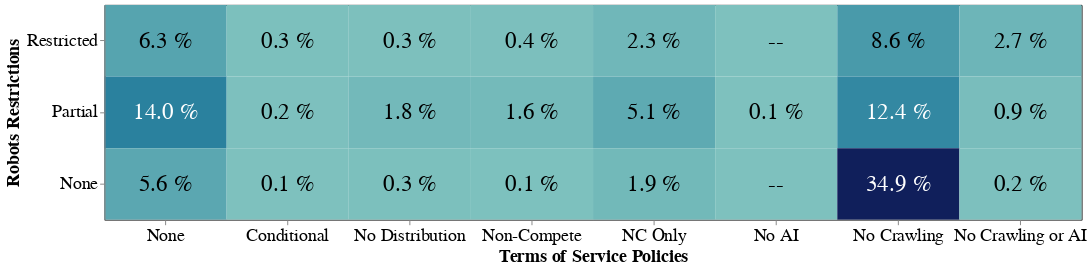

Notebook code for this chart:
### Code cell
prepare_tos_robots_confusion_matrix(
    tos_policies,
    tos_license_policies,
    tos_compete_policies,
    url_robots_summary,
    COMPANIES_TO_ANALYZE,
    url_token_lookup,
    corpora_choice="dolma",
    font_size=18,
    text_font_size=24,
    width=1000,
    height=220,
)

### Figure 1 — Vega-Lite specification as saved in the notebook (floating-point values rounded to 4 significant figures)
{"config": {"title": {"font": "Times New Roman"}, "axis": {"labelFont": "sans-serif", "titleFont": "sans-serif", "domain": true, "labelFontSize": 18, "titleFontSize": 18}, "header": {"labelFont": "Times New Roman", "titleFont": "Times New Roman"}, "legend": {"labelFont": "Times New Roman", "titleFont": "Times New Roman", "disable": true}, "text": {"font": "Times New Roman"}, "axisX": {"domain": true, "labelAngle": 0}, "axisY": {"domain": true}, "view": {"stroke": "black"}}, "layer": [{"mark": {"type": "rect", "invalid": null}, "encoding": {"color": {"condition": {"test": "isValid(datum['Percent Tokens'])", "field": "Percent Tokens", "scale": {"domain": [0.05, 34.94], "range": ["#7ec1be", "#101f5b"]}, "type": "quantitative"}, "value": "lightgray"}, "order": {"field": "order", "type": "quantitative"}, "x": {"field": "Terms of Service Policies", "sort": ["None", "Conditional", "No Distribution", "Non-Compete", "NC Only", "No AI", "No Crawling", "No Crawling or AI"], "title": "Terms of Service Policies", "type": "nominal"}, "y": {"field": "Robots Restrictions", "sort": ["Restricted", "Partial", "None"], "title": "Robots Restrictions", "type": "nominal"}}}, {"mark": {"type": "text", "align": "center", "baseline": "middle", "font": "sans-serif", "fontSize": 24}, "encoding": {"color": {"condition": {"test": "datum.text_color", "value": "white"}, "value": "black"}, "order": {"field": "order", "type": "quantitative"}, "text": {"field": "Formatted Percent Tokens", "type": "nominal"}, "x": {"field": "Terms of Service Policies", "sort": ["None", "Conditional", "No Distribution", "Non-Compete", "NC Only", "No AI", "No Crawling", "No Crawling or AI"], "title": "Terms of Service Policies", "type": "nominal"}, "y": {"field": "Robots Restrictions", "sort": ["Restricted", "Partial", "None"], "title": "Robots Restrictions", "type": "nominal"}}}], "data": {"name": "data-31b23d79bbec6a13f6d9644497fe8431"}, "height": 220, "width": 1000, "$schema": "https://vega.github.io/schema/vega-lite/v5.17.0.json", "datasets": {"data-31b23d79bbec6a13f6d9644497fe8431": [{"Robots Restrictions": "Restricted", "Terms of Service Policies": "None", "Count": 251.0, "Token Counts": 14220000000.0, "Percent": 8.4, "Percent Tokens": 6.33, "Formatted Percent": "8.4 %", "Formatted Percent Tokens": "6.3 %", "text_color": false}, {"Robots Restrictions": "Restricted", "Terms of Service Policies": "Conditional", "Count": 4.0, "Token Counts": 648600000.0, "Percent": 0.13, "Percent Tokens": 0.29, "Formatted Percent": "0.1 %", "Formatted Percent Tokens": "0.3 %", "text_color": false}, {"Robots Restrictions": "Restricted", "Terms of Service Policies": "No Distribution", "Count": 14.0, "Token Counts": 588500000.0, "Percent": 0.47, "Percent Tokens": 0.26, "Formatted Percent": "0.5 %", "Formatted Percent Tokens": "0.3 %", "text_color": false}, {"Robots Restrictions": "Restricted", "Terms of Service Policies": "Non-Compete", "Count": 27.0, "Token Counts": 874400000.0, "Percent": 0.9, "Percent Tokens": 0.39, "Formatted Percent": "0.9 %", "Formatted Percent Tokens": "0.4 %", "text_color": false}, {"Robots Restrictions": "Restricted", "Terms of Service Policies": "NC Only", "Count": 66.0, "Token Counts": 5079000000.0, "Percent": 2.21, "Percent Tokens": 2.26, "Formatted Percent": "2.2 %", "Formatted Percent Tokens": "2.3 %", "text_color": false}, {"Robots Restrictions": "Restricted", "Terms of Service Policies": "No AI", "Count": null, "Token Counts": null, "Percent": null, "Percent Tokens": null, "Formatted Percent": null, "Formatted Percent Tokens": "--", "text_color": false}, {"Robots Restrictions": "Restricted", "Terms of Service Policies": "No Crawling", "Count": 257.0, "Token Counts": 19290000000.0, "Percent": 8.6, "Percent Tokens": 8.58, "Formatted Percent": "8.6 %", "Formatted Percent Tokens": "8.6 %", "text_color": false}, {"Robots Restrictions": "Restricted", "Terms of Service Policies": "No Crawling or AI", "Count": 75.0, "Token Counts": 6093000000.0, "Percent": 2.51, "Percent Tokens": 2.71, "Formatted Percent": "2.5 %", "Formatted Percent Tokens": "2.7 %", "text_color": false}, {"Robots Restrictions": "Partial", "Terms of Service Policies": "None", "Count": 668.0, "Token Counts": 31430000000.0, "Percent": 22.36, "Percent Tokens": 13.98, "Formatted Percent": "22.4 %", "Formatted Percent Tokens": "14.0 %", "text_color": true}, {"Robots Restrictions": "Partial", "Terms of Service Policies": "Conditional", "Count": 9.0, "Token Counts": 373700000.0, "Percent": 0.3, "Percent Tokens": 0.17, "Formatted Percent": "0.3 %", "Formatted Percent Tokens": "0.2 %", "text_color": false}, {"Robots Restrictions": "Partial", "Terms of Service Policies": "No Distribution", "Count": 47.0, "Token Counts": 4046000000.0, "Percent": 1.57, "Percent Tokens": 1.8, "Formatted Percent": "1.6 %", "Formatted Percent Tokens": "1.8 %", "text_color": false}, {"Robots Restrictions": "Partial", "Terms of Service Policies": "Non-Compete", "Count": 37.0, "Token Counts": 3480000000.0, "Percent": 1.24, "Percent Tokens": 1.55, "Formatted Percent": "1.2 %", "Formatted Percent Tokens": "1.6 %", "text_color": false}, {"Robots Restrictions": "Partial", "Terms of Service Policies": "NC Only", "Count": 269.0, "Token Counts": 11560000000.0, "Percent": 9.01, "Percent Tokens": 5.14, "Formatted Percent": "9.0 %", "Formatted Percent Tokens": "5.1 %", "text_color": false}, {"Robots Restrictions": "Partial", "Terms of Service Policies": "No AI", "Count": 2.0, "Token Counts": 122700000.0, "Percent": 0.07, "Percent Tokens": 0.05, "Formatted Percent": "0.1 %", "Formatted Percent Tokens": "0.1 %", "text_color": false}, {"Robots Restrictions": "Partial", "Terms of Service Policies": "No Crawling", "Count": 430.0, "Token Counts": 27870000000.0, "Percent": 14.4, "Percent Tokens": 12.4, "Formatted Percent": "14.4 %", "Formatted Percent Tokens": "12.4 %", "text_color": true}, {"Robots Restrictions": "Partial", "Terms of Service Policies": "No Crawling or AI", "Count": 22.0, "Token Counts": 1927000000.0, "Percent": 0.74, "Percent Tokens": 0.86, "Formatted Percent": "0.7 %", "Formatted Percent Tokens": "0.9 %", "text_color": false}, {"Robots Restrictions": "None", "Terms of Service Policies": "None", "Count": 376.0, "Token Counts": 12650000000.0, "Percent": 12.59, "Percent Tokens": 5.63, "Formatted Percent": "12.6 %", "Formatted Percent Tokens": "5.6 %", "text_color": false}, {"Robots Restrictions": "None", "Terms of Service Policies": "Conditional", "Count": 5.0, "Token Counts": 213700000.0, "Percent": 0.17, "Percent Tokens": 0.1, "Formatted Percent": "0.2 %", "Formatted Percent Tokens": "0.1 %", "text_color": false}, {"Robots Restrictions": "None", "Terms of Service Policies": "No Distribution", "Count": 26.0, "Token Counts": 788700000.0, "Percent": 0.87, "Percent Tokens": 0.35, "Formatted Percent": "0.9 %", "Formatted Percent Tokens": "0.3 %", "text_color": false}, {"Robots Restrictions": "None", "Terms of Service Policies": "Non-Compete", "Count": 13.0, "Token Counts": 300200000.0, "Percent": 0.44, "Percent Tokens": 0.13, "Formatted Percent": "0.4 %", "Formatted Percent Tokens": "0.1 %", "text_color": false}, {"Robots Restrictions": "None", "Terms of Service Policies": "NC Only", "Count": 126.0, "Token Counts": 4292000000.0, "Percent": 4.22, "Percent Tokens": 1.91, "Formatted Percent": "4.2 %", "Formatted Percent Tokens": "1.9 %", "text_color": false}, {"Robots Restrictions": "None", "Terms of Service Policies": "No AI", "Count": null, "Token Counts": null, "Percent": null, "Percent Tokens": null, "Formatted Percent": null, "Formatted Percent Tokens": "--", "text_color": false}, {"Robots Restrictions": "None", "Terms of Service Policies": "No Crawling", "Count": 250.0, "Token Counts": 78530000000.0, "Percent": 8.37, "Percent Tokens": 34.94, "Formatted Percent": "8.4 %", "Formatted Percent Tokens": "34.9 %", "text_color": true}, {"Robots Restrictions": "None", "Terms of Service Policies": "No Crawling or AI", "Count": 13.0, "Token Counts": 408100000.0, "Percent": 0.44, "Percent Tokens": 0.18, "Formatted Percent": "0.4 %", "Formatted Percent Tokens": "0.2 %", "text_color": false}]}}
